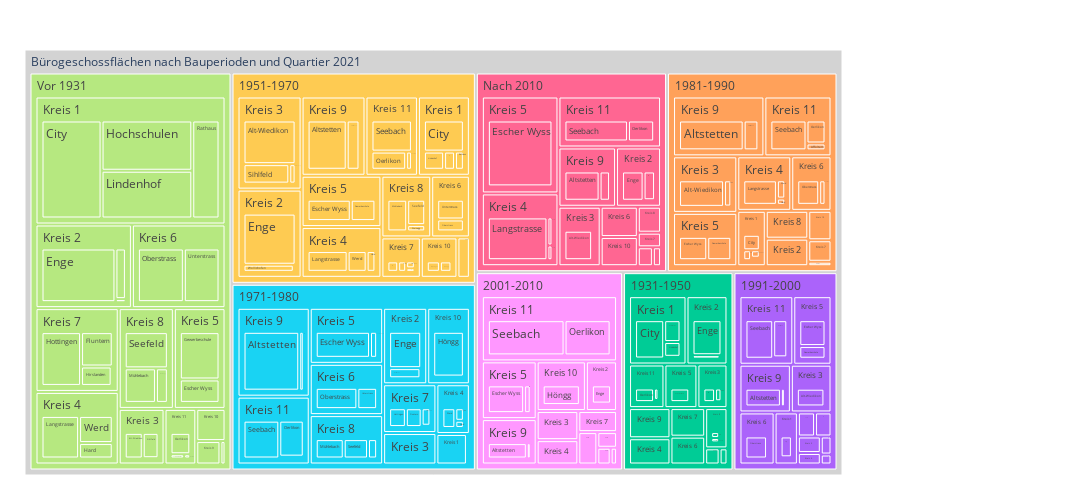

Notebook cell for this chart:
### Code cell
fig = px.treemap(myTreemapAgg.query('sum_NuFlBuero >0').reset_index(), path=[px.Constant("Bürogeschossflächen nach Bauperioden und Quartier 2021")
                                                                                      ,'Bauperiode','KreisLang','QuarLang']
                 , values='sum_NuFlBuero'
                 , color='Bauperiode'
                 ## bei discrete scales (bei Klassen und Strings):                 
                 , color_discrete_map={'(?)':'lightgrey','EVP':'gold', 'SP':'#FF3030', 'PdA':'#EE3B3B', 'Grüne':'#A2CD5A','GLP':'#CAFF70','Die Mitte':'orange','FDP':'#104E8B','AL':'deeppink','SVP':'forestgreen', 'FL ZÜRI':'#8B864E','Volt':'#lightblue' }                
                 ## bei continuous scales (bei Zahlenwerten):
                , color_continuous_scale='cividis'
                #, color_continuous_midpoint=np.average(df['AnzBestWir'], weights=df['AnzBestWir'])  
                 ,height=500
                 ,width=1300                 
                )
fig.update_traces(root_color="grey")
fig.update_layout(margin = dict(t=50, l=25, r=250, b=25))
fig.show()

### Figure 1 — Plotly figure (JSON) as saved in the notebook; plotly's stock layout.template omitted (floating-point values rounded to 4 significant figures; data arrays with more than 128 entries replaced by an {"elided": "..."} marker saying what was removed)
{"data": [{"branchvalues": "total", "customdata": {"elided": "372x1 str values"}, "domain": {"x": [0, 1], "y": [0, 1]}, "hovertemplate": "labels=%{label}<br>sum_NuFlBuero=%{value}<br>parent=%{parent}<br>id=%{id}<br>Bauperiode=%{customdata[0]}<extra></extra>", "ids": {"elided": "372 str values"}, "labels": {"elided": "372 str values"}, "marker": {"colors": {"elided": "372 str values"}}, "name": "", "parents": {"elided": "372 str values"}, "root": {"color": "grey"}, "type": "treemap", "values": {"elided": "372 int values"}}], "layout": {"height": 500, "legend": {"tracegroupgap": 0}, "margin": {"b": 25, "l": 25, "r": 250, "t": 50}, "width": 1300}}
